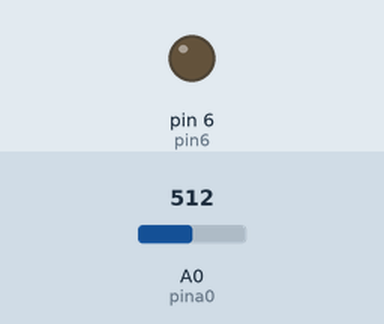
Simulated run of this sketch. Board: Arduino Uno, built with avr-gcc and run on an emulated ATmega328P. Shown: output pins drawn as LEDs (lit = HIGH). Inputs (shaded band) come from the test bench; at power-on: A0 (pina0) = 512. What the sketch prints to the serial monitor is not drawn.

Above: at 0.2 s.
Timing chart, 0 to 1.9 s (numbered marks = the images above):
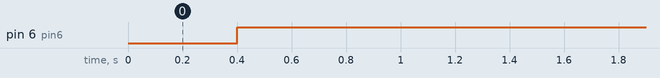

Measured:
- by itself, pin 6 (pin6): LOW → HIGH at 0.40 s

The sketch:

ciclo_while.ino
```cpp
int pina0 = A0;
int pin6 = 6;
int valorpot;
int del = 400;

void setup() {
  Serial.begin(9600);
  pinMode(pina0,INPUT);
  pinMode(pin6,OUTPUT);

}

void loop() {
  valorpot = analogRead(pina0);
  Serial.println(valorpot);
  delay(del);

  while(valorpot>500){
    digitalWrite(pin6,HIGH);
    valorpot = analogRead(pina0);
  Serial.println(valorpot);
  delay(del);

  }
  digitalWrite(pin6,LOW);

}
```
